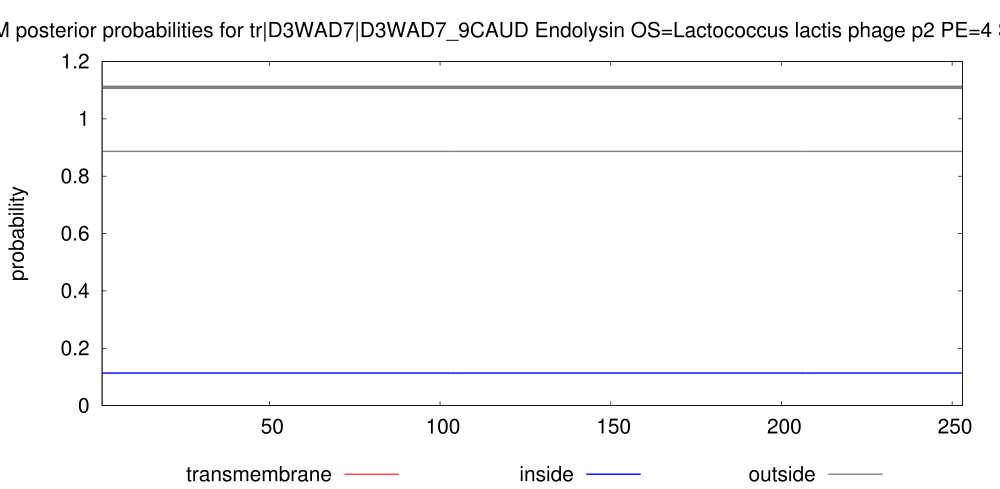

Reproduce this figure in gnuplot.
set arrow from 1,1.11 to 253,1.11 nohead lt 9 lw 10
set key below
set title "TMHMM posterior probabilities for tr|D3WAD7|D3WAD7_9CAUD Endolysin OS=Lactococcus lactis phage p2 PE=4 SV=1 ORF=20"
set yrange [0:1.2]
set size 2., 1.4
#set xlabel "position"
set ylabel "probability"
set xrange [1:253]
# Make the ps plot
set term postscript eps color solid "Helvetica" 30
set output "./TMHMM_9908/tr_D3WAD7_D3WAD7_9CAUD.eps"
plot "./TMHMM_9908/tr_D3WAD7_D3WAD7_9CAUD.plp" using 1:4 title "transmembrane" with impulses lt 1 lw 3, \
"" using 1:3 title "inside" with line lt 3 lw 4, \
"" using 1:5 title "outside" with line lt 9 lw 4
exit
